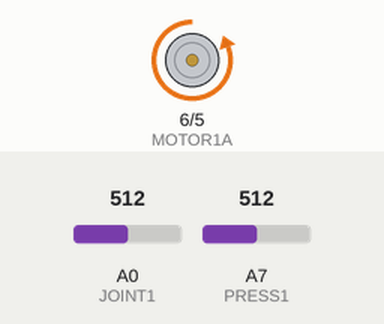
This sketch was run on a simulated Arduino Nano, built with avr-gcc and run on an emulated ATmega328P. Parts: motor-driver pin pairs drawn as motors (green arrow = first pin HIGH = forward, orange = second pin HIGH = backward, longer = more drive). Inputs (shaded band) come from the test bench; at power-on: A0 (JOINT1) = 512, A7 (PRESS1) = 512.

Above: at 1.2 s.
1.3 s: A0 (JOINT1) set to 536
2.8 s: A0 (JOINT1) set to 558
At 3.3 s:
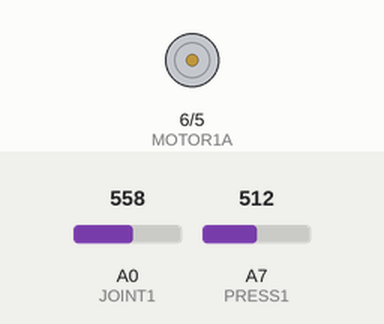
4.3 s: A0 (JOINT1) set to 693
5.8 s: A0 (JOINT1) set to 707
At 7.0 s:
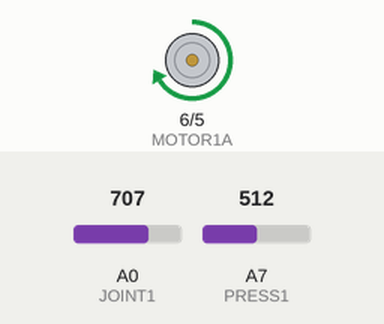
Timing chart, 0 to 8.3 s (numbered marks = the images above; inputs shaded):
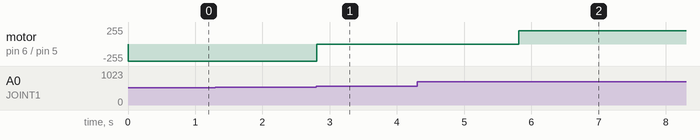

Measured:
- the behaviour switches between 549 and 550 on A0 (JOINT1) (found by bisection; images 0 and 1)
- the behaviour switches between 700 and 701 on A0 (JOINT1) (found by bisection; images 1 and 2)
- after the input at 1.3 s, every drawn part: stays the same
- after the input at 2.8 s, motor on pin 6 (MOTOR1A) / pin 5 (MOTOR1B): backward 255/255 → stopped at once
- after the input at 4.3 s, every drawn part: stays the same
- after the input at 5.8 s, motor on pin 6 (MOTOR1A) / pin 5 (MOTOR1B): stopped → forward 200/255 at once

The sketch:

basicTrack.ino
```cpp
/***********************
 * First basic tracking and stopping
 * Angle runs 490 - 755 on Arduino @ 5v
************************/

#define MOTOR1A 6
#define MOTOR1B 5
#define JOINT1 A0
#define PRESS1 A7
#define PRESS2 A6

void setup() {
  pinMode(MOTOR1A, OUTPUT);
  pinMode(MOTOR1B, OUTPUT);
  pinMode(JOINT1, INPUT);
  pinMode(PRESS1, INPUT);
  pinMode(PRESS2, INPUT);

  Serial.begin(9600);
}

void loop() {
  int potValue = analogRead(JOINT1);
  int pressValue = analogRead(PRESS1);
  int angle = potValue;

  if (angle > 700){
    reverse(200);
  }
  else if (angle < 550){
    forward(255);
  }
  else{
    motorstop();
  }
  delay(100);
}


void forward(int mspeed) {
  digitalWrite(MOTOR1A, LOW);
  analogWrite(MOTOR1B, mspeed);
}

void reverse(int mspeed) {
  analogWrite(MOTOR1A, mspeed);
  digitalWrite(MOTOR1B, LOW);
}

void motorstop() {
  digitalWrite(MOTOR1A, LOW);
  digitalWrite(MOTOR1B, LOW);
}
```
